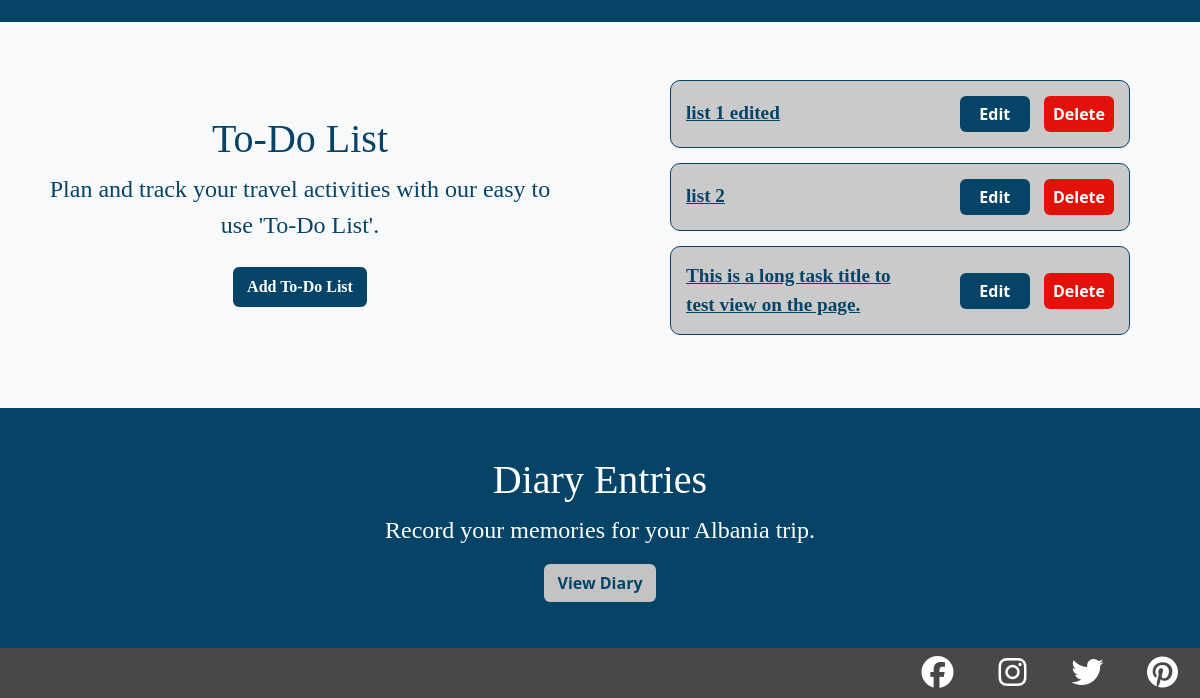
/diary/country/1 (signed in, lower part), run on an earlier commit of the app's database.
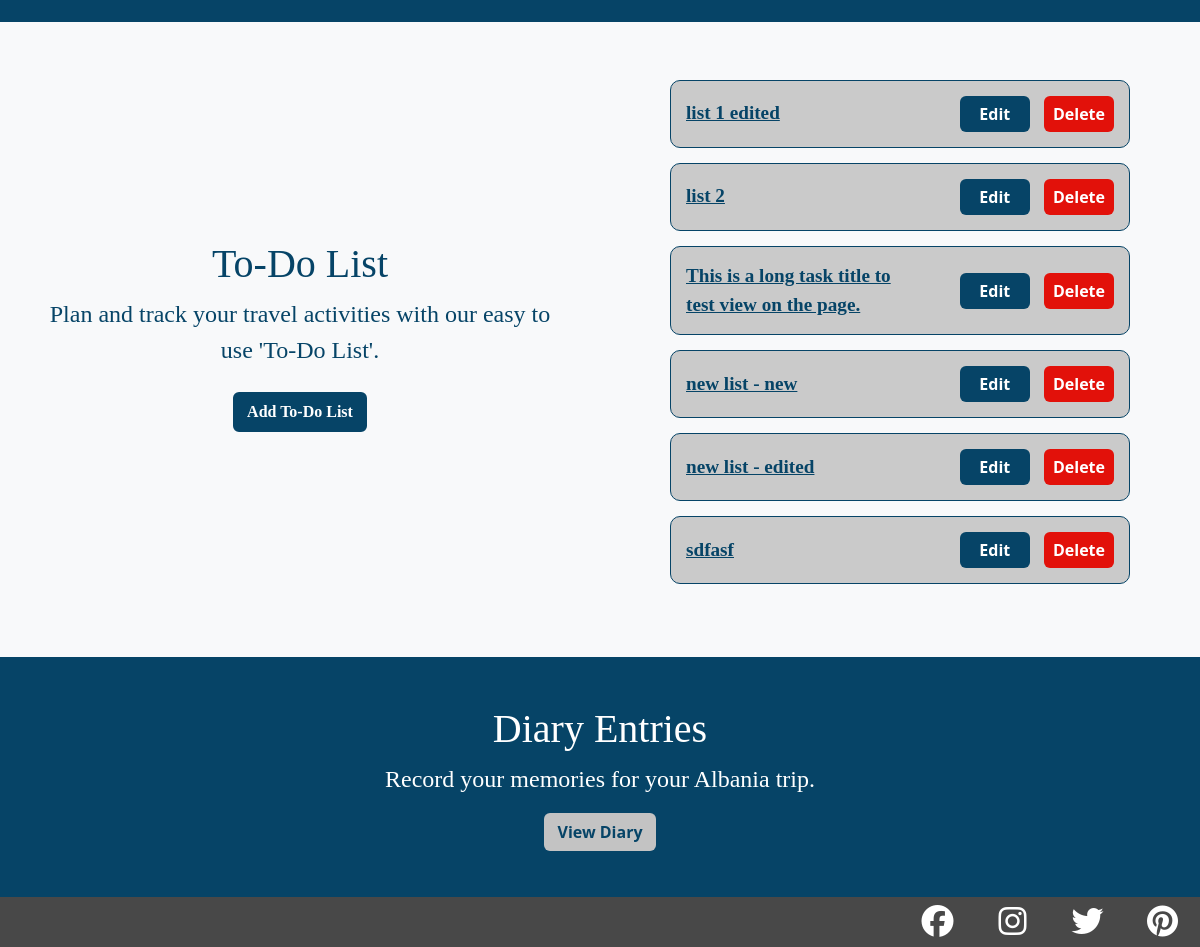
And on a later commit of the database.
### to_do_list/models.py (models this page shows, shortened)
class ToDoList(models.Model):
    user = models.ForeignKey(User, on_delete=models.CASCADE)
    country = models.ForeignKey(Country, on_delete=models.CASCADE,
                                related_name="country_to_do")
    title = models.CharField(max_length=200)
    description = models.TextField(null=True, blank=True)
    complete = models.BooleanField(default=False)
    created = models.DateTimeField(auto_now_add=True)

### diary/views.py (the view, shortened to what this page needs)
# urls.py: path('country/<int:pk>',CountryView.as_view(), name="country"),
class CountryView(LoginRequiredMixin, View):
    login_url = '/login/required'
    redirect_field_name = 'redirect_to'
    def get(self, request, pk, *args, **kwargs):
        countries = Country.objects.all()
        country = get_object_or_404(countries, pk=pk)
        lists = ToDoList.objects.filter(user=request.user, country=country)
        visited = Visit.objects.filter(user_id=request.user.id)
        if visited.filter(country=country).exists():
            country_visited = visited.get(country=country)
            return render(
                    request,
                    "diary/country.html",
                    {
                        "country": country,
                        "visit_form": VisitForm(instance=country_visited),
                        'lists': lists
                    },
            )

### diary/templates/diary/country.html (shortened to what this page needs)
{% extends "base.html" %}
{% block content %}
{% load crispy_forms_tags %}
<div class="row text-center m-0 blue-background">
    <div class="col-3 d-flex justify-content-center p-5 d-none d-lg-block">
    </div>
    <div class="col-12 col-lg-6 d-flex justify-content-center align-self-center p-5">
    </div>
    <div class="col-3 d-flex justify-content-center p-5 d-none d-lg-block">
    </div>
</div>
<div class="row m-0 off-white-background">
    <div class="col-12 col-lg-6 d-flex justify-content-center align-self-center text-center px-5 pt-5 p-lg-5">
        <div id="to_do_list_location">
            <h4>To-Do List</h4>
            <p>Plan and track your travel activities with our easy to use 'To-Do List'.</p>
            <a class="btn btn-travel m-2" href="{% url 'add-list' country.pk %}">Add To-Do List</a>
        </div>
    </div>
    <div class="col m-lg-5 justify-content-center align-self-center">
        {% if lists %}
            <div class="list-container">
                {% for list in lists %}
                    <div class="to-do-list-link-row">
                        <a class="to-do-list-link" href="{% url 'to-do-items' list.pk %}"><li> {{ list.title }} </li></a>
                        <div class="ms-lg-auto">
                            <a class="to-do-list-buttons to-do-list-edit btn" href="{% url 'edit-list' list.pk %}">Edit</a>
                            <a class="to-do-list-buttons to-do-list-delete btn" href="{% url 'delete-list' list.pk %}">Delete</a>
                        </div>
                    </div>
                {% endfor %}
            </div>
        {% else %}
            <h3 class="text-center">Currently you have no 'To-Do Lists'!</h3>
        {% endif %}
    </div>
</div>
<div class="row m-0 text-center blue-background">
    <div class="col-12 d-flex justify-content-center align-self-center p-5">
        <div class="w-75 mb-5">
            <h4>Diary Entries</h4>
            <p>Record your memories for your {{ country.name }} trip.</p>
            <a class="btn btn-off-white-background" href="{% url 'diary-all-posts' country.pk %}">View Diary</a>
        </div>
    </div>
</div>
{% endblock content %}

What changed in the data, as far as the page shows it:
added ToDoList: title "new list - new"
added ToDoList: title "new list - edited"
added ToDoList: title "sdfasf"
